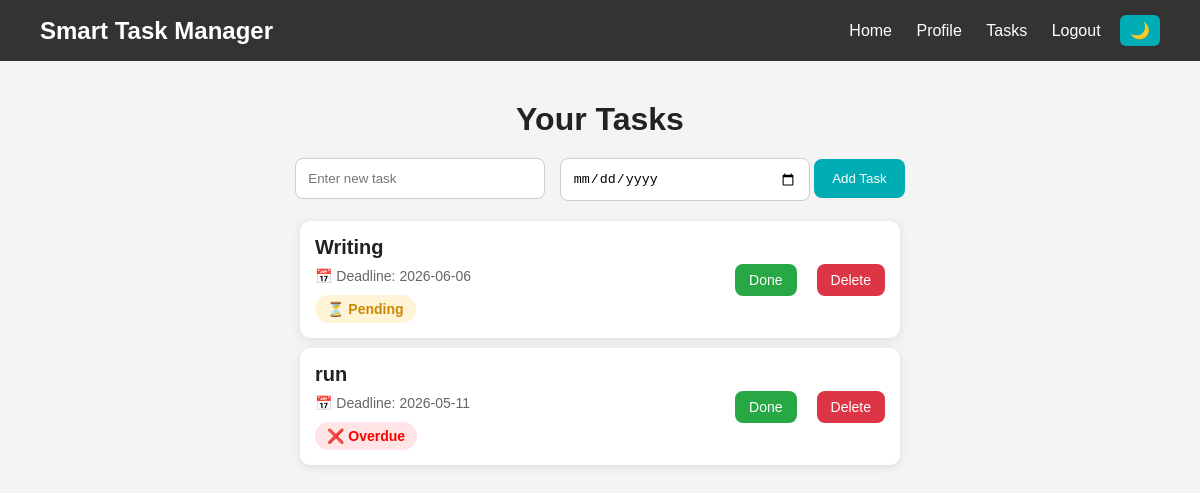
Page /tasks (signed in) on the earlier database version.
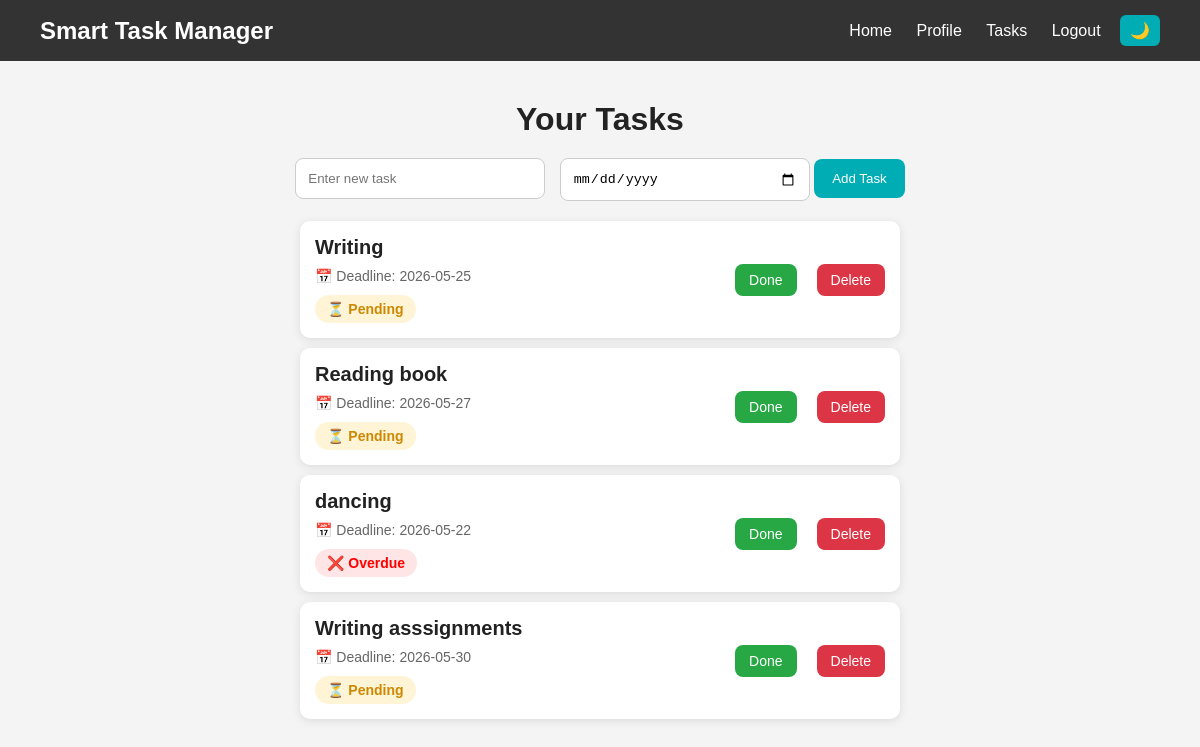
Same page on the later database version.
### tables this page shows
CREATE TABLE tasks (
        id INTEGER PRIMARY KEY AUTOINCREMENT,
        username TEXT,
        task TEXT,
        status TEXT DEFAULT 'pending',
        deadline TEXT
    );

### app.py (the view, shortened to what this page needs)
@app.route('/tasks', methods=['GET', 'POST'])
def tasks():
    if 'user' not in session:
        return redirect('/login')
    conn = sqlite3.connect("data.db")
    c = conn.cursor()
    c.execute("SELECT * FROM tasks WHERE username=?",
              (session['user'],))
    data = c.fetchall()
    conn.close()
    today = datetime.now().date()
    updated_tasks = []
    for task in data:
        try:
            deadline_date = datetime.strptime(task[4], "%Y-%m-%d").date()
        except:
            deadline_date = None
        updated_tasks.append(
        (
            task[0],
            task[1],
            task[2],
            task[3],
            deadline_date
        )
    )
    return render_template('tasks.html', tasks=updated_tasks,today=today)

### templates/tasks.html (shortened to what this page needs)
<!DOCTYPE html>
<html>
<head>
    <link rel="stylesheet" href="{{ url_for('static', filename='style.css') }}">
</head>
<body>
{% extends "base.html" %}
{% block content %}
    <div class="tasks-page">
        <h1>Your Tasks</h1>
        <form method="POST" action="/tasks" class="task-form">
            <input type="text" name="task" placeholder="Enter new task" required>
            <input type="date" name="deadline" required>
            <button type="submit">Add Task</button>
        </form>
        <ul class="task-list">
            {% for task in tasks %}
            <li class="task-item">
                <div class="task-left">
                    <h3>{{ task[2] }}</h3>
                    <small>
                        📅 Deadline: {{ task[4] }}
                    </small>
                    <br>
                    {% if task[3] == 'completed' %}
                    <span class="completed-badge">
                        ✅ Completed
                    </span>
                    {% elif task[4] < today %} <span class="overdue-badge">
                        ❌ Overdue
                        </span>
                        {% else %}
                        <span class="pending-badge">
                            ⏳ Pending
                        </span>
                        {% endif %}
                </div>
                <div class="task-actions">
                    {% if task[3] == 'pending' %}
                    <a href="/complete/{{ task[0] }}" class="done-btn">
                        Done
                    </a>
                    {% endif %}
                    <a href="/delete/{{ task[0] }}" class="delete-btn">
                        Delete
                    </a>
                </div>
            </li>
            {% endfor %}
        </ul>
    </div>
{% endblock %}

### templates/base.html (shortened to what this page needs)
<!DOCTYPE html>
<html lang="en">
<head>
    <link rel="stylesheet" href="{{ url_for('static', filename='style.css') }}">
</head>
<body>
    <nav>
        <div class="logo">
            Smart Task Manager
        </div>
        <div class="nav-links">
            <a href="/">Home</a>
            {% if session.get('user') %}
                <a href="/profile">Profile</a>
                <a href="/tasks">Tasks</a>
                <a href="/logout">Logout</a>
            {% else %}
                <a href="/login">Login</a>
                <a href="/register">Register</a>
            {% endif %}
            <button id="darkToggle" class="dark-btn">🌙</button>
        </div>
    </nav>
{% block content %}{% endblock %}
</body>
</html>

### static/style.css (style rules this page uses)
body, nav, .login-box, .feature-card, .task-item, .card, .stat-card, .extra-card, table, input, button { transition: background-color 0.3s ease, color 0.3s ease, border-color 0.3s ease; }
* { margin: 0; padding: 0; box-sizing: border-box; }
body { font-family: Arial, sans-serif; background-color: #f4f4f4; }
nav { background-color: #333; padding: 15px 40px; display: flex; justify-content: space-between; align-items: center; }
.logo { color: white; font-size: 24px; font-weight: bold; }
.nav-links a { color: white; text-decoration: none; margin-left: 20px; font-size: 16px; }
.tasks-page { padding: 40px; text-align: center; }
.tasks-page h1 { margin-bottom: 20px; color: #222; }
.task-form { margin-bottom: 20px; }
.task-form input { padding: 12px; width: 250px; border: 1px solid #ccc; border-radius: 8px; }
.task-form button { padding: 12px 18px; border: none; background-color: #00adb5; color: white; border-radius: 8px; cursor: pointer; }
.task-list { list-style: none; padding: 0; max-width: 600px; margin: auto; }
.task-list li { background: white; margin: 10px 0; padding: 15px; border-radius: 10px; display: flex; justify-content: space-between; align-items: center; box-shadow: 0 2px 10px rgba(0, 0, 0, 0.1); }
.task-list a { margin-left: 10px; text-decoration: none; color: #00adb5; }
.task-item { background: white; margin: 15px 0; padding: 20px; border-radius: 16px; display: flex; justify-content: space-between; align-items: center; box-shadow: 0 4px 15px rgba(0, 0, 0, 0.08); transition: 0.3s; }
.task-left { text-align: left; }
.task-left h3 { margin-bottom: 8px; color: #222; font-size: 20px; }
.task-left small { color: #666; font-size: 14px; }
.pending-badge { display: inline-block; margin-top: 10px; background: #fff4d6; color: #cc8800; padding: 6px 12px; border-radius: 20px; font-size: 14px; font-weight: bold; }
.overdue-badge { display: inline-block; margin-top: 10px; background: #ffe5e5; color: red; padding: 6px 12px; border-radius: 20px; font-size: 14px; font-weight: bold; }
.task-form input[type="date"] { padding: 12px; border: 1px solid #ccc; border-radius: 8px; margin-left: 10px; }
.task-actions .done-btn, .task-actions .delete-btn { padding: 8px 14px; border: none; border-radius: 8px; font-size: 14px; cursor: pointer; font-weight: 500; transition: all 0.2s ease-in-out; text-decoration: none; display: inline-block; }
.task-actions .done-btn { background-color: #28a745; color: white; }
.task-actions .delete-btn { background-color: #dc3545; color: white; }
.task-actions { display: flex; gap: 10px; align-items: center; }
.dark-btn { background: #00adb5; border: none; color: white; padding: 6px 10px; border-radius: 6px; cursor: pointer; font-size: 16px; margin-left: 15px; }
html { scroll-behavior: smooth; }
button, .hero-btn, .done-btn, .delete-btn { transition: all 0.3s ease; }

Differences in the rows shown:
changed tasks "Writing": deadline "2026-06-06" → "2026-05-25"
changed tasks: task "run" → "Reading book"; deadline "2026-05-11" → "2026-05-27"; text "❌ Overdue" → "⏳ Pending"
added tasks: task "dancing", deadline "2026-05-22", status "❌ Overdue"
added tasks: task "Writing asssignments", deadline "2026-05-30", status "⏳ Pending"
